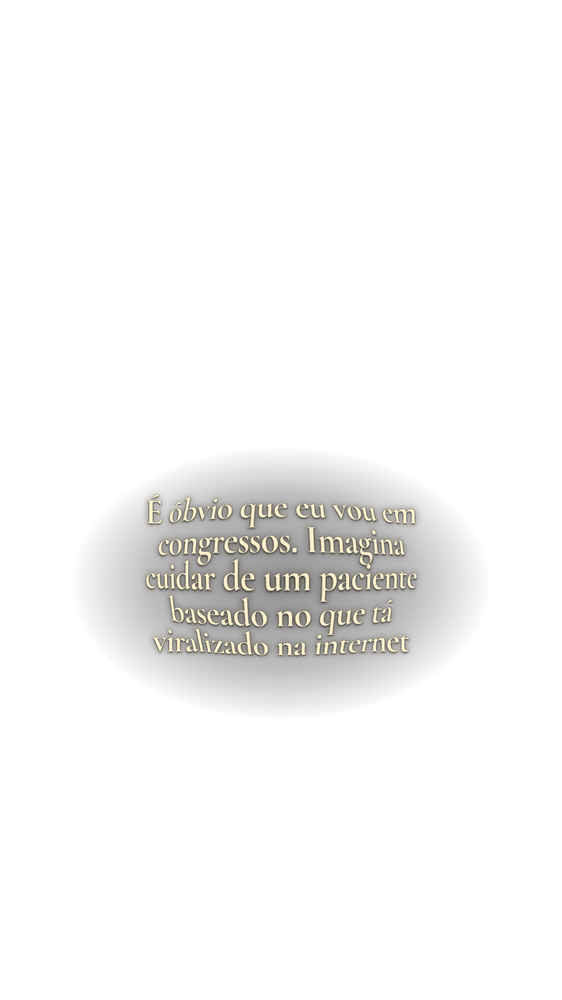
#> input picture videos/sales-odontologia/congresso/legenda.png, 562 x 1000 px, shrunk from 1080 x 1920 before the run
$ python curvar.py legenda.png out.png
#> lines starting #> are read from the running program, lines starting #| are printed output that depends on the picture; after the words box and inside, x2 and y2 are one past the last pixel; in counts of white or black regions, pixels touching at a corner belong together
"""Applies the spherical "bulge" warp of the reference reel to the flat caption:
the middle of the text block swells, the edges shrink and the lines bow
(top line arches up, bottom line sags down).

Usage: python3 curvar.py legenda_plana.png legenda.png
"""
import sys

import numpy as np
from PIL import Image

STRENGTH = 0.18     # 0 = flat; centre is magnified by 1/(1-STRENGTH)

src = np.asarray(Image.open(sys.argv[1]).convert("RGBA")).astype(np.float32)
a = src[..., 3]
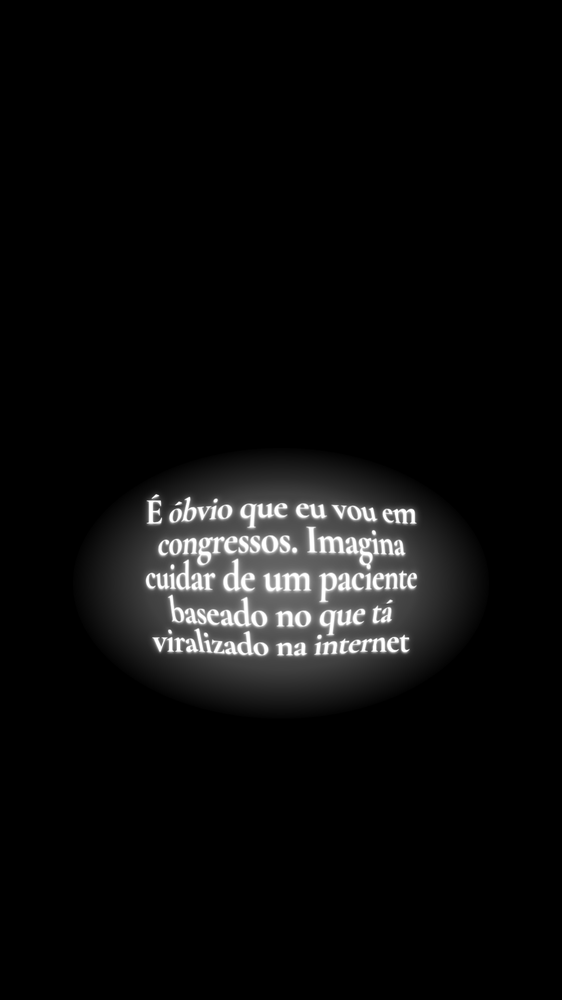
#> a: shape (1000, 562) float32; min 0, max 255, mean 12.4
ys, xs = np.nonzero((a > 200) & (src[..., 0] > 200))   # the letters, not the soft shade behind them
#> ys = 5877 values from 495 to 654; xs = 5877 values, max 415 at index 2605, min 146 at index 2964, mean 277.8
cx, cy = (xs.min() + xs.max()) / 2, (ys.min() + ys.max()) / 2
#> cx = 280.5; cy = 574.5
rx, ry = (xs.max() - xs.min()) / 2 * 1.08, (ys.max() - ys.min()) / 2 * 1.2
#> rx = 145.3; ry = 95.4

H, W = a.shape
#> H = 1000; W = 562
yy, xx = np.mgrid[0:H, 0:W].astype(np.float32)
dx, dy = (xx - cx) / rx, (yy - cy) / ry
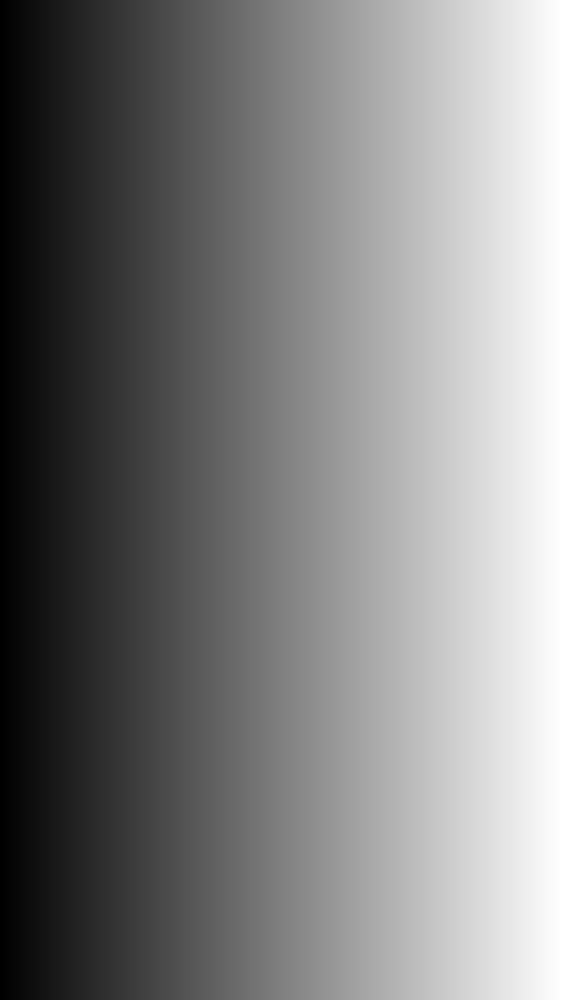
#> dx: shape (1000, 562) float32; min -1.93, max 1.93, mean -4.13e-09; drawn with min black and max white
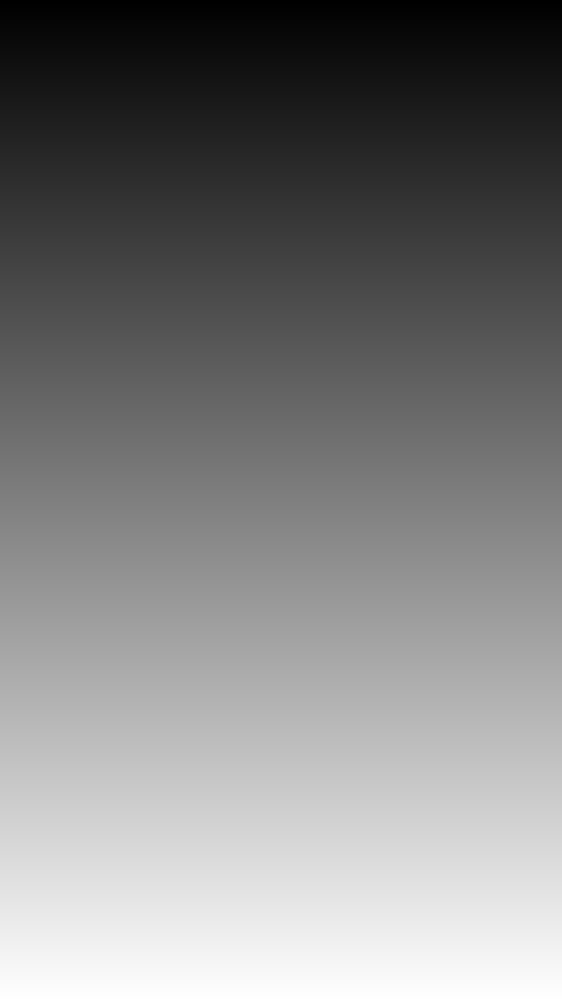
#> dy: shape (1000, 562) float32; min -6.02, max 4.45, mean -0.786; drawn with min black and max white
r = np.sqrt(dx * dx + dy * dy)
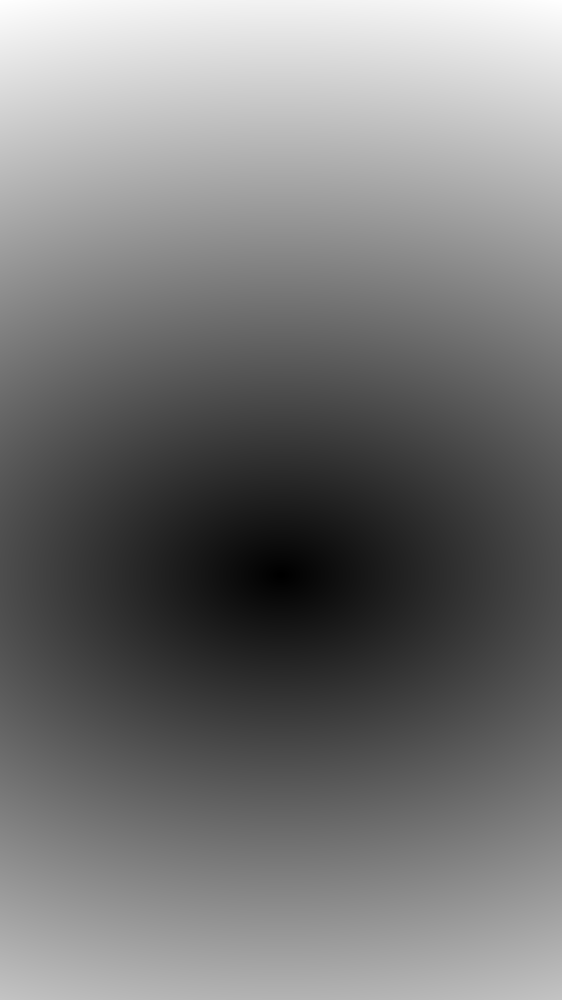
#> r: shape (1000, 562) float32; min 0.00627, max 6.32, mean 2.98; drawn with min black and max white
inside = r < 1
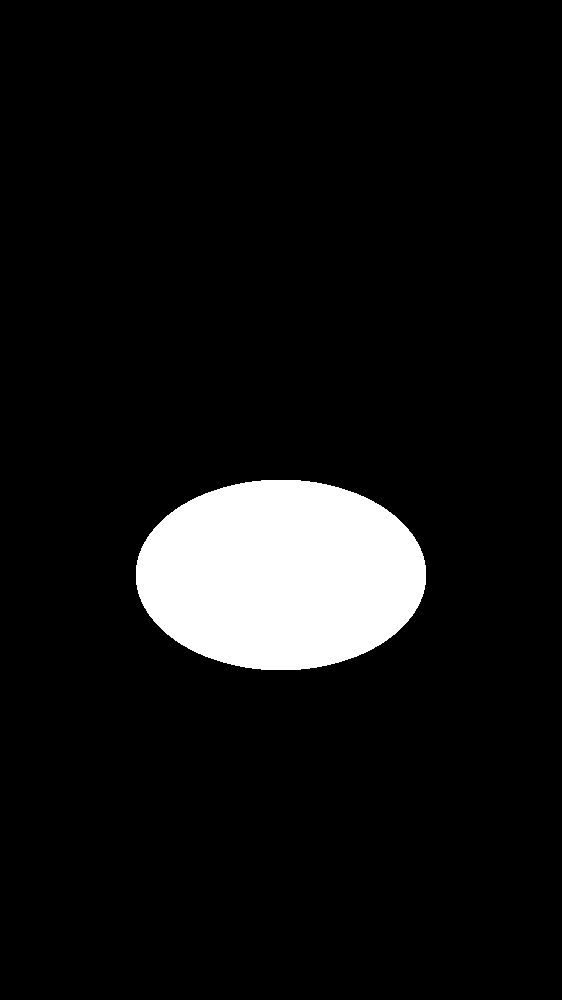
#> inside: shape (1000, 562) bool; 7.7% white; 1 white region, box (x1, y1, x2, y2) and area: (136, 480, 426, 670) 43532
# smooth inverse map: centre samples a smaller source radius (magnified), rim unchanged
f = np.where(inside, 1 - STRENGTH * (1 - r * r), 1.0)
sx, sy = cx + dx * f * rx, cy + dy * f * ry


def bilinear(img, x, y):
    x0, y0 = np.floor(x).astype(int), np.floor(y).astype(int)
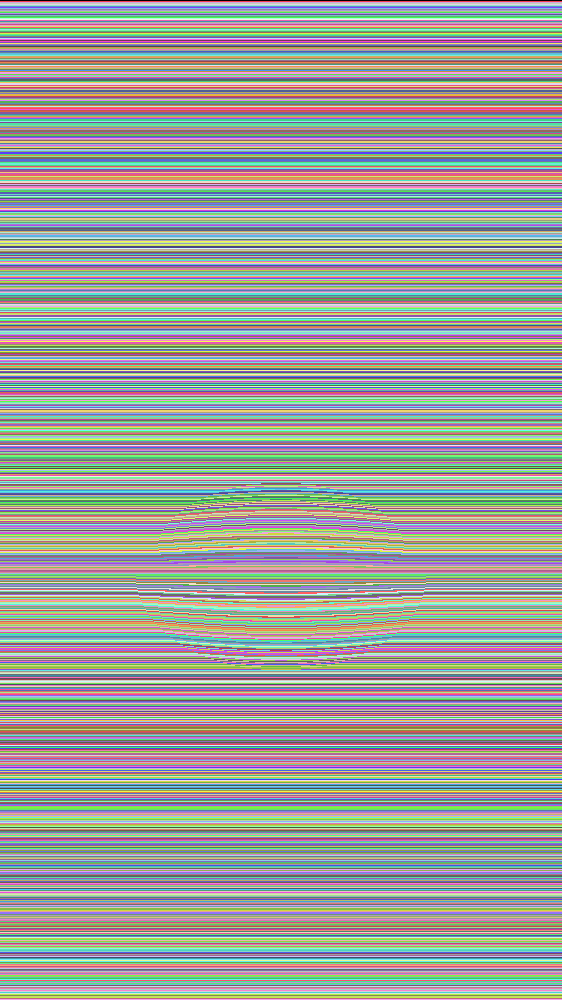
#> y0: shape (1000, 562) int64; 982 distinct labels, from 0 to 999; one colour per label, 0 black
    x1, y1 = x0 + 1, y0 + 1
#> y1: shape (1000, 562) int64; 982 distinct labels, from 1 to 1000
    wx, wy = (x - x0)[..., None], (y - y0)[..., None]
    c = lambda X, Y: img[np.clip(Y, 0, H - 1), np.clip(X, 0, W - 1)]
    return (c(x0, y0) * (1 - wx) * (1 - wy) + c(x1, y0) * wx * (1 - wy)
            + c(x0, y1) * (1 - wx) * wy + c(x1, y1) * wx * wy)
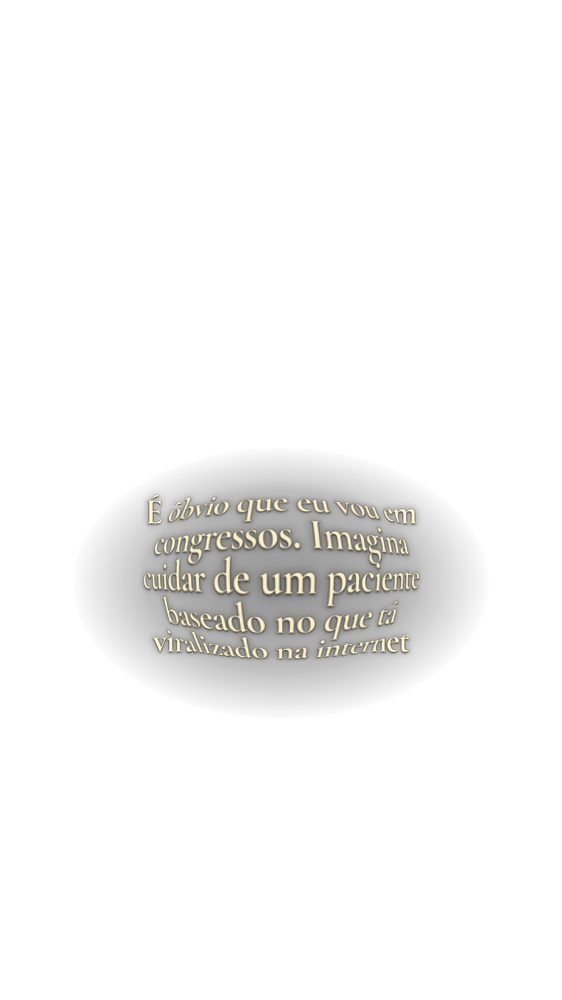
#> returned value: shape (1000, 562, 4) float64; mean of channels 0, 1, 2, 3 4.3, 4, 3.3, 12.6; transparent parts drawn white


out = np.where(inside[..., None], bilinear(src, sx, sy), src)
Image.fromarray(np.clip(out, 0, 255).astype(np.uint8)).save(sys.argv[2])
print("warped", sys.argv[2])
